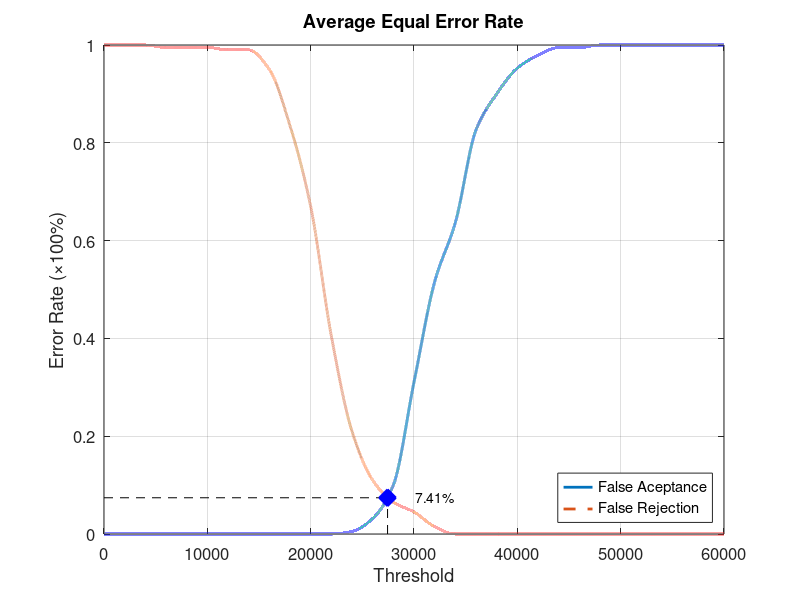
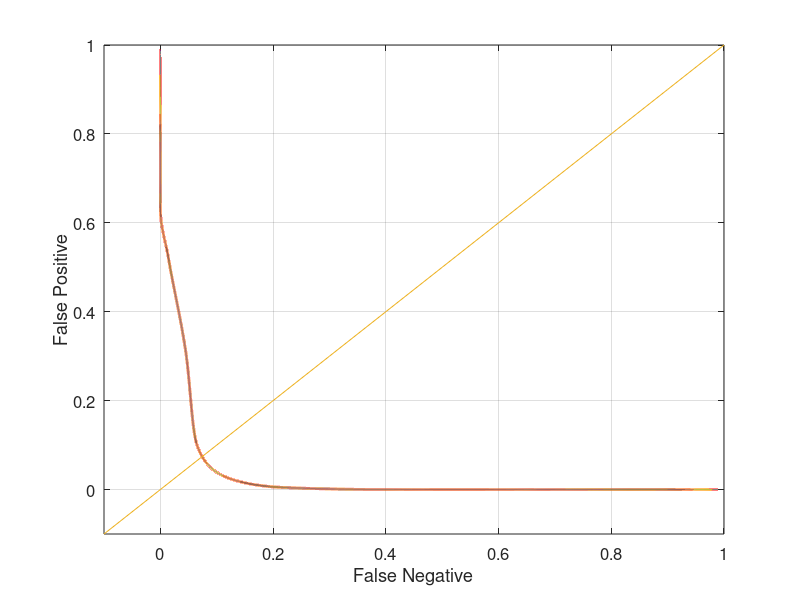

MATLAB code for these plots, in order:
function yEER = Database1_2
close all;
clear;
clc;
x = 0:2000:60000;
xq = 0:0.5:60000;

y0 = [0 0 0 0 0 0 0 0 0 0 0 0 0.00526316 0.0315789 0.1 0.310526 0.515789 0.636842 0.826316 0.9 0.952632 0.978947 0.994737 0.994737 1 1 1 1 1 1 1];
yy0 = interp1(x, y0, xq, 'pchip');
y1 = [1 1 1 0.995 0.995 0.995 0.99 0.99 0.95 0.835 0.67 0.405 0.21 0.11 0.065 0.045 0.015 0 0 0 0 0 0 0 0 0 0 0 0 0 0];
yy1 = interp1(x, y1, xq, 'pchip');

% Calculating EER: 
y2 = abs(y0 - y1);
find(y2 == min(y2))
yy2 = abs(yy0 - yy1);
xEER = find(yy2 == min(yy2));
xEERIndex = xq(xEER) % X-axis EER
yEER = yy0(xEER) % Y-axis EER

main = figure
plot(xq, yy0,'-','LineWidth', 2);	hold on
plot(xq, yy1,'--','LineWidth', 2);	hold on
plot([xEERIndex xEERIndex], [0 yEER], 'k--');	hold on
plot([0 xEERIndex], [yEER yEER], 'k--');	hold on
plot(xEERIndex, yEER, 'bx', 'LineWidth', 10);	hold on
text(xEERIndex + 10 * xEERIndex / 100, yEER, [num2str(round((10000 * yEER)) / 100) '%'])
legend('False Aceptance', 'False Rejection', 'Location', 'SouthEast')
xlabel('Threshold')
ylabel('Error Rate (\times100%)')
title('Average Equal Error Rate')
set(gca, 'FontSize', 12)
axis([0 60000 0 1])
grid on

print(main, 'Database1_2Main', '-dpng');
FNRxFPR = figure('Color', [1 1 1]);
plot(yy1, yy0, '-', yy1, yy0, 'LineWidth', 2);
hold on
y = -0.1:0.1:1
plot(y, y); 
set(gca, 'FontSize', 12)
xlabel('False Negative')
ylabel('False Positive')
axis([-0.1 1 -0.1 1])
set(gca, 'FontSize', 12)
grid on

print(FNRxFPR, 'Database1_2FNRxFPR','-dpng');
end
